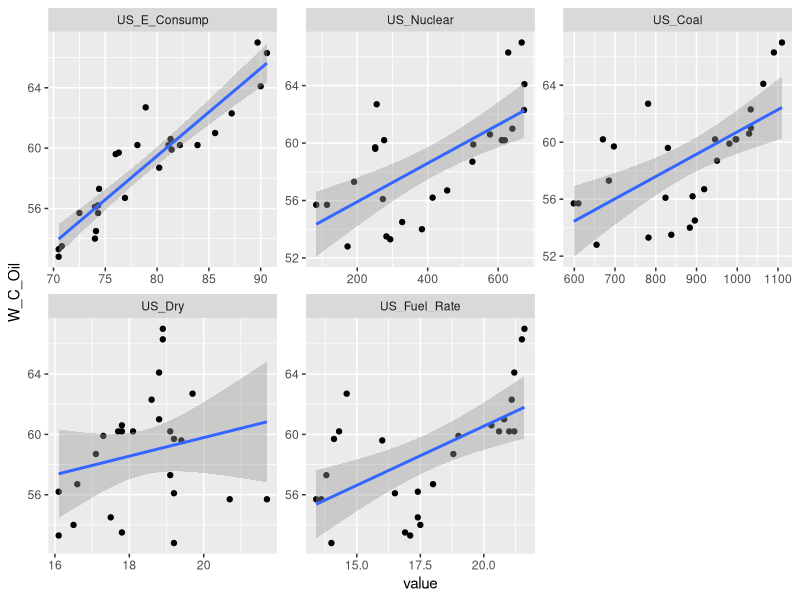
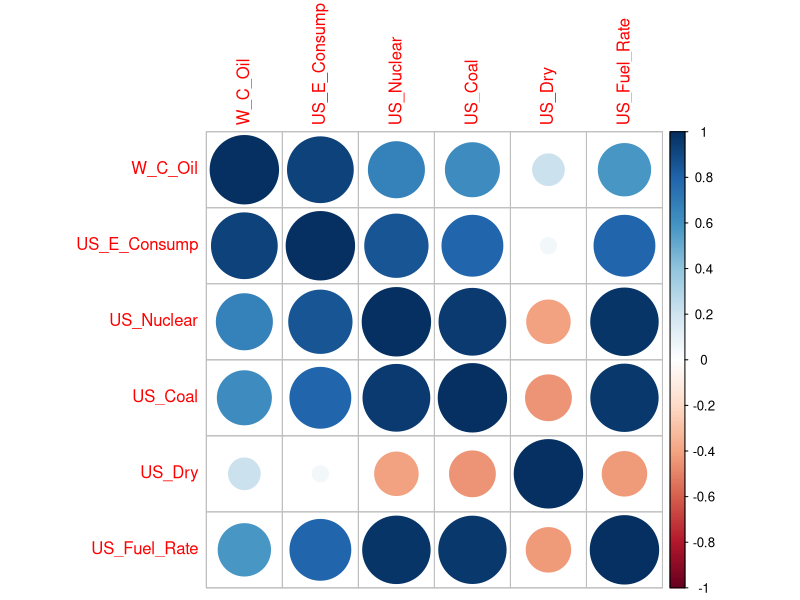
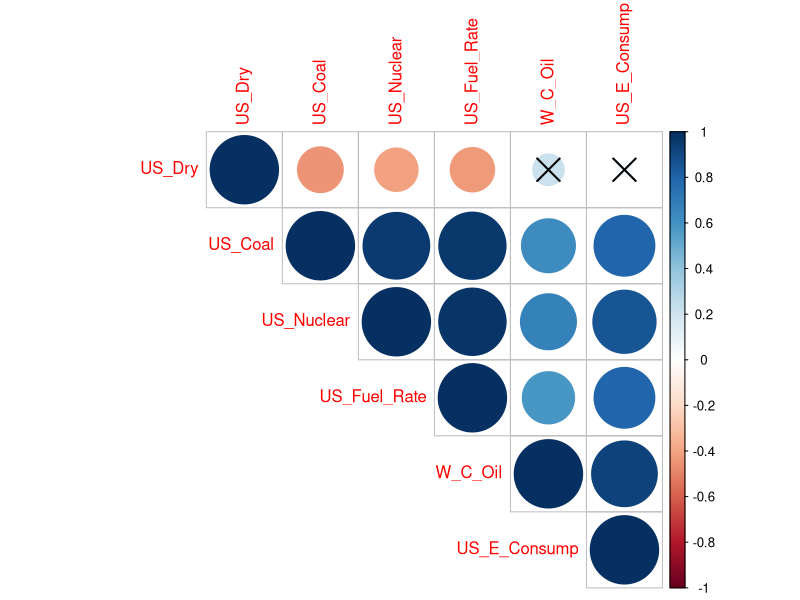

R code for these plots, in order:
library(ggplot2)
library(tidyverse)
library(corrplot)
 
setwd('C:\\Users\\600037209\\Documents\\Classes\\Data')

#Develop a multiple regression model to predict the
#world production of crude oil

oildata = read.csv('Crude Oil Production MLR.csv')
names(oildata)
View(oildata)

names(oildata) = c('W_C_Oil','US_E_Consump','US_Nuclear','US_Coal','US_Dry','US_Fuel_Rate')



str(oildata)


oilLM = lm(W_C_Oil ~ US_E_Consump+US_Nuclear+US_Coal+US_Dry+US_Fuel_Rate, data=oildata)

summary(oilLM)


# How do I plot the one output variables against many predictors ?

library(reshape2)
oiltidy = melt(oildata, id = 'W_C_Oil')  
            

View(oiltidy)
names(oiltidy)
names(oiltidy) = c('W_C_Oil', 'predictors','value')

ggplot(oiltidy, aes(x=value, y=W_C_Oil)) +
    geom_point() +
    facet_wrap(~ predictors,  scales = 'free' ) +
    geom_smooth(method = 'glm')

# Checking the correlations


M = cor(oildata)
head(round(M,2))

corrplot(M, method = 'circle')
 
cor.mtest =function(mat) {
    mat = as.matrix(mat)
    n = ncol(mat)
    p.mat= matrix(NA, n, n)
    diag(p.mat) = 0
 
    for (i in 1:(n - 1)) {
        for (j in (i + 1):n) {
          # loopval =   paste('i=',i,'j=',j)
          # print(loopval)
            tmp = cor.test(mat[, i], mat[, j])
            p.mat[i, j] = p.mat[j, i] = tmp$p.value
        }
    }
    colnames(p.mat) = rownames(p.mat) = colnames(mat)
    p.mat
}
# matrix of the p-value of the correlation
p.mat=cor.mtest(oildata)
head(p.mat[, 1:4])

cor.test(oildata$W_C_Oil, oildata$US_E_Consump)
cor.test(oildata$W_C_Oil, oildata$US_Dry)



corrplot(M, type="upper", order="hclust", 
         p.mat = p.mat, sig.level = 0.05)


# If were to drop these four variables out of the regression analysis and 
# rerun the model with the other predictor only, what would happen to the model? 
 
# What if we ran a regression model with only three predictors? 
  
# How would these models compare to the full model with all five predictors? 
     
# Are all the predictors necessary?


# Two imporatant decision making considerations


names(oildata)
 
oilLM_1_1  = lm(W_C_Oil ~ US_E_Consump, data=oildata)
oilLM_1_2  = lm(W_C_Oil ~ US_Nuclear, data=oildata)
oilLM_1_3  = lm(W_C_Oil ~ US_Coal, data=oildata)
oilLM_1_4  = lm(W_C_Oil ~ US_Dry, data=oildata)
oilLM_1_5  = lm(W_C_Oil ~ US_Fuel_Rate, data=oildata)

attributes(oilLM_1_1)
summary(oilLM_1_1)
sum1 = summary(oilLM_1_1)
attributes(sum1)
names(sum1)
coef(sum1)
coef(sum1)[,"t value"]

coef(summary(oilLM_1_1))[, "t value"]
coef(summary(oilLM_1_1))[2, "t value"]
summary(oilLM_1_1)$r.squared

oilLM_1_1t = coef(summary(oilLM_1_1))[2, "t value"]
oilLM_1_2t = coef(summary(oilLM_1_2))[2, "t value"]
oilLM_1_3t = coef(summary(oilLM_1_3))[2, "t value"]
oilLM_1_4t = coef(summary(oilLM_1_4))[2, "t value"]
oilLM_1_5t = coef(summary(oilLM_1_5))[2, "t value"]

oilLM_1_1p = coef(summary(oilLM_1_1))[2, "Pr(>|t|)"]
oilLM_1_2p = coef(summary(oilLM_1_2))[2, "Pr(>|t|)"]
oilLM_1_3p = coef(summary(oilLM_1_3))[2, "Pr(>|t|)"]
oilLM_1_4p = coef(summary(oilLM_1_4))[2, "Pr(>|t|)"]
oilLM_1_5p = coef(summary(oilLM_1_5))[2, "Pr(>|t|)"]

oilLM_1_1rsq = summary(oilLM_1_1)$r.squared
oilLM_1_2rsq = summary(oilLM_1_2)$r.squared
oilLM_1_3rsq = summary(oilLM_1_3)$r.squared
oilLM_1_4rsq = summary(oilLM_1_4)$r.squared
oilLM_1_5rsq = summary(oilLM_1_5)$r.squared

oilLM_1_1raj = summary(oilLM_1_1)$adj.r.squared
oilLM_1_2raj = summary(oilLM_1_2)$adj.r.squared
oilLM_1_3raj = summary(oilLM_1_3)$adj.r.squared
oilLM_1_4raj = summary(oilLM_1_4)$adj.r.squared 
oilLM_1_5raj = summary(oilLM_1_5)$adj.r.squared 


indvar_1  = names(oildata)[-1]
lm_1_t    = c(oilLM_1_1t  , oilLM_1_2t  , oilLM_1_3t  , oilLM_1_4t  , oilLM_1_5t  ) 
lm_1_p    = c(oilLM_1_1p  , oilLM_1_2p  , oilLM_1_3p  , oilLM_1_4p  , oilLM_1_5p  ) 
lm_1_rsq  = c(oilLM_1_1rsq, oilLM_1_2rsq, oilLM_1_3rsq, oilLM_1_4rsq, oilLM_1_5rsq)
lm_1_raj  = c(oilLM_1_1raj, oilLM_1_2raj, oilLM_1_3raj, oilLM_1_4raj, oilLM_1_5raj)


lm_report_1 = cbind(indvar_1, round(lm_1_t,3), round(lm_1_p,3), round(lm_1_rsq,3),round(lm_1_raj,3) )
lm_report_1 = as.data.frame(lm_report_1)
names(lm_report_1) = c('Indvar' ,'t-value','p-value','R.sq', 'Adj R.sq')
lm_report_1

coef(oilLM_1_1)
summary(oilLM_1_1)


oilLM_2_1  = lm(W_C_Oil ~ US_E_Consump + US_Nuclear, data=oildata)
oilLM_2_2  = lm(W_C_Oil ~ US_E_Consump + US_Coal, data=oildata)
oilLM_2_3  = lm(W_C_Oil ~ US_E_Consump + US_Dry, data=oildata)
oilLM_2_4  = lm(W_C_Oil ~ US_E_Consump + US_Fuel_Rate, data=oildata)

 
 

oilLM_2_1t = coef(summary(oilLM_2_1))[3, "t value"]
oilLM_2_2t = coef(summary(oilLM_2_2))[3, "t value"]
oilLM_2_3t = coef(summary(oilLM_2_3))[3, "t value"]
oilLM_2_4t = coef(summary(oilLM_2_4))[3, "t value"]


oilLM_2_1p = coef(summary(oilLM_2_1))[3, "Pr(>|t|)"]
oilLM_2_2p = coef(summary(oilLM_2_2))[3, "Pr(>|t|)"]
oilLM_2_3p = coef(summary(oilLM_2_3))[3, "Pr(>|t|)"]
oilLM_2_4p = coef(summary(oilLM_2_4))[3, "Pr(>|t|)"]
 
oilLM_2_1rsq = summary(oilLM_2_1)$r.squared
oilLM_2_2rsq = summary(oilLM_2_2)$r.squared
oilLM_2_3rsq = summary(oilLM_2_3)$r.squared
oilLM_2_4rsq = summary(oilLM_2_4)$r.squared

oilLM_2_1raj = summary(oilLM_2_1)$adj.r.squared
oilLM_2_2raj = summary(oilLM_2_2)$adj.r.squared
oilLM_2_3raj = summary(oilLM_2_3)$adj.r.squared
oilLM_2_4raj = summary(oilLM_2_4)$adj.r.squared 

indvar_2 = names(oildata)[-c(1:2)]
lm_2_t    = c(oilLM_2_1t  , oilLM_2_2t  , oilLM_2_3t  , oilLM_2_4t   )
lm_2_p    = c(oilLM_2_1p  , oilLM_2_2p  , oilLM_2_3p  , oilLM_2_4p   ) 
lm_2_rsq  = c(oilLM_2_1rsq, oilLM_2_2rsq, oilLM_2_3rsq, oilLM_2_4rsq )
lm_2_raj  = c(oilLM_2_1raj, oilLM_2_2raj, oilLM_2_3raj, oilLM_2_4raj )


lm_report_2 = cbind(indvar_2, round(lm_2_t,3), round(lm_2_p,3), round(lm_2_rsq,3),round(lm_2_raj,3) )
lm_report_2 = as.data.frame(lm_report_2)
names(lm_report_2) = c('Indvar' ,'t-value','p-value' ,'R.sq', 'Adj R.sq')
View(lm_report_2)

 
summary(oilLM_2_4)
 


oilLM_3_1  = lm(W_C_Oil ~ US_E_Consump + US_Fuel_Rate + US_Nuclear, data=oildata)
oilLM_3_2  = lm(W_C_Oil ~ US_E_Consump + US_Fuel_Rate + US_Coal, data=oildata)
oilLM_3_3  = lm(W_C_Oil ~ US_E_Consump + US_Fuel_Rate + US_Dry, data=oildata)
 


oilLM_3_1t = coef(summary(oilLM_3_1))[4, "t value"]
oilLM_3_2t = coef(summary(oilLM_3_2))[4, "t value"]
oilLM_3_3t = coef(summary(oilLM_3_3))[4, "t value"]

oilLM_3_1p = coef(summary(oilLM_3_1))[4, "Pr(>|t|)"]
oilLM_3_2p = coef(summary(oilLM_3_2))[4, "Pr(>|t|)"]
oilLM_3_3p = coef(summary(oilLM_3_3))[4, "Pr(>|t|)"]
 
oilLM_3_1rsq = summary(oilLM_3_1)$r.squared
oilLM_3_2rsq = summary(oilLM_3_2)$r.squared
oilLM_3_3rsq = summary(oilLM_3_3)$r.squared
 
oilLM_3_1raj = summary(oilLM_3_1)$adj.r.squared
oilLM_3_2raj = summary(oilLM_3_2)$adj.r.squared
oilLM_3_3raj = summary(oilLM_3_3)$adj.r.squared
 
names(oildata)
indvar_3 = names(oildata)[-c(1:2,6)]
lm_3_t    = c(oilLM_3_1t  , oilLM_3_2t  , oilLM_3_3t   ) 
lm_3_p    = c(oilLM_3_1p  , oilLM_3_2p  , oilLM_3_3p   )
lm_3_rsq  = c(oilLM_3_1rsq, oilLM_3_2rsq, oilLM_3_3rsq )
lm_3_raj  = c(oilLM_3_1raj, oilLM_3_2raj, oilLM_3_3raj )


lm_report_3 = cbind(indvar_3, round(lm_3_t,3),  round(lm_3_p,3) , round(lm_3_rsq,3),round(lm_3_raj,3) )
lm_report_3 = as.data.frame(lm_report_3)
names(lm_report_3) = c('Indvar' ,'t-value', ' p-value' , 'R.sq', 'Adj R.sq')
View(lm_report_3)


summary(oilLM_1_1)
summary(oilLM_2_4)
 

AIC(oilLM_1_1)
AIC(oilLM_2_4)

library(MASS)
oilLM = lm(W_C_Oil ~ US_E_Consump+US_Nuclear+US_Coal+US_Dry+US_Fuel_Rate, data=oildata)
step = stepAIC(oilLM, direction="both")
summary(step)
step

library(caret)
train.control = trainControl(method = "cv", number = 10)
step.model = train(W_C_Oil ~., data = oildata,
                    method = "lmStepAIC", 
                    trControl = train.control,
                    trace = FALSE
)
# Model accuracy
step.model$results
# Final model coefficients
step.model$finalModel
# Summary of the model
summary(step.model$finalModel)



library(car)
vif(oilLM)
vif(oilLM_2_4)
